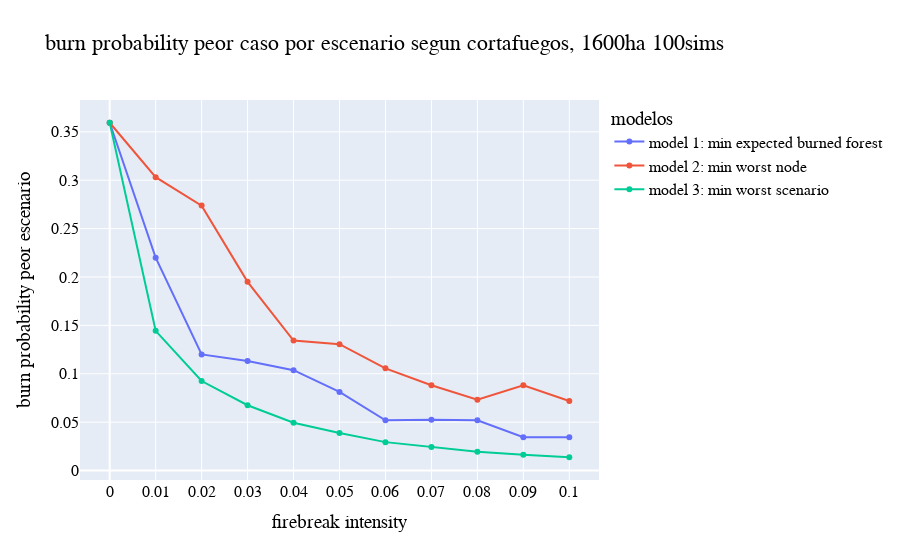

This figure's notebook cell:
### Code cell
# grafico para fo3 --------
fig = go.Figure(go.Scatter(x = intensidad, y = list(i[2] for i in m1), name = 'model 1: min expected burned forest'))

fig.add_scatter(x = intensidad, y = list(i[2] for i in m2), name = 'model 2: min worst node')
fig.add_scatter(x = intensidad, y = list(i[2] for i in m3), name = 'model 3: min worst scenario')

fig.update_layout(
    xaxis = dict(
        tickmode = 'linear',
        tick0 = 0,
        dtick = 0.01),
    title="burn probability peor caso por escenario segun cortafuegos, 1600ha 100sims",
    xaxis_title="firebreak intensity",
    yaxis_title="burn probability peor escenario",
    legend_title="modelos",
    font=dict(
        family="calibri",
        size=16,
        color="Black"))

fig.show()

### Figure 1 — Plotly figure (JSON) as saved in the notebook; plotly's stock layout.template omitted (floating-point values rounded to 4 significant figures)
{"data": [{"name": "model 1: min expected burned forest", "type": "scatter", "x": [0, 0.01, 0.02, 0.03, 0.04, 0.05, 0.06, 0.07, 0.08, 0.09, 0.1], "y": [0.3594, 0.22, 0.12, 0.1131, 0.1037, 0.08125, 0.05187, 0.0525, 0.05187, 0.03438, 0.03438]}, {"name": "model 2: min worst node", "type": "scatter", "x": [0, 0.01, 0.02, 0.03, 0.04, 0.05, 0.06, 0.07, 0.08, 0.09, 0.1], "y": [0.3594, 0.3031, 0.2737, 0.195, 0.1344, 0.1306, 0.1056, 0.08812, 0.07312, 0.08812, 0.07187]}, {"name": "model 3: min worst scenario", "type": "scatter", "x": [0, 0.01, 0.02, 0.03, 0.04, 0.05, 0.06, 0.07, 0.08, 0.09, 0.1], "y": [0.3594, 0.1444, 0.0925, 0.0675, 0.04938, 0.03875, 0.02937, 0.02438, 0.01937, 0.01625, 0.01375]}], "layout": {"font": {"color": "Black", "family": "calibri", "size": 16}, "legend": {"title": {"text": "modelos"}}, "title": {"text": "burn probability peor caso por escenario segun cortafuegos, 1600ha 100sims"}, "xaxis": {"dtick": 0.01, "tick0": 0, "tickmode": "linear", "title": {"text": "firebreak intensity"}}, "yaxis": {"title": {"text": "burn probability peor escenario"}}}}
